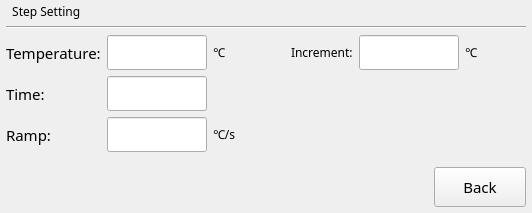
         <widget class="QWidget" name="stepEditMelt">
          <layout class="QVBoxLayout" name="verticalLayout_7">
           <property name="leftMargin">
            <number>6</number>
           </property>
           <property name="topMargin">
            <number>3</number>
           </property>
           <property name="rightMargin">
            <number>6</number>
           </property>
           <property name="bottomMargin">
            <number>6</number>
           </property>
           <item>
            <widget class="QLabel" name="labelMeltStepSettings">
             <property name="font">
              <font>
               <family>文泉驿等宽微米黑</family>
              </font>
             </property>
             <property name="text">
              <string>  Step Setting</string>
             </property>
            </widget>
           </item>
           <item>
            <widget class="Line" name="line_3">
             <property name="orientation">
              <enum>Qt::Horizontal</enum>
             </property>
            </widget>
           </item>
           <item>
            <layout class="QHBoxLayout" name="horizontalLayout_14">
             <item>
              <widget class="QWidget" name="stepMeltTemperature" native="true">
               <property name="sizePolicy">
                <sizepolicy hsizetype="Fixed" vsizetype="Preferred">
                 <horstretch>0</horstretch>
                 <verstretch>0</verstretch>
                </sizepolicy>
               </property>
               <layout class="QGridLayout" name="gridLayout_4">
                <property name="leftMargin">
                 <number>0</number>
                </property>
                <property name="topMargin">
                 <number>0</number>
                </property>
                <property name="rightMargin">
                 <number>0</number>
                </property>
                <property name="bottomMargin">
                 <number>0</number>
                </property>
                <item row="1" column="1">
                 <widget class="QLineEdit" name="lineEditMeltDuration">
                  <property name="sizePolicy">
                   <sizepolicy hsizetype="Expanding" vsizetype="Fixed">
                    <horstretch>0</horstretch>
                    <verstretch>0</verstretch>
                   </sizepolicy>
                  </property>
                  <property name="minimumSize">
                   <size>
                    <width>100</width>
                    <height>35</height>
                   </size>
                  </property>
                  <property name="maximumSize">
                   <size>
                    <width>100</width>
                    <height>16777215</height>
                   </size>
                  </property>
                  <property name="font">
                   <font>
                    <family>文泉驿等宽微米黑</family>
                   </font>
                  </property>
                  <property name="focusPolicy">
                   <enum>Qt::NoFocus</enum>
                  </property>
                  <property name="alignment">
                   <set>Qt::AlignRight|Qt::AlignTrailing|Qt::AlignVCenter</set>
                  </property>
                 </widget>
                </item>
                <item row="2" column="2">
                 <widget class="QLabel" name="labelMeltRampUnit">
                  <property name="font">
                   <font>
                    <family>文泉驿等宽微米黑</family>
                   </font>
                  </property>
                  <property name="text">
                   <string>℃/s</string>
                  </property>
                 </widget>
                </item>
                <item row="3" column="1" colspan="2">
                 <spacer name="verticalSpacer_10">
                  <property name="orientation">
                   <enum>Qt::Vertical</enum>
                  </property>
                  <property name="sizeHint" stdset="0">
                   <size>
                    <width>66</width>
                    <height>9</height>
                   </size>
                  </property>
                 </spacer>
                </item>
                <item row="0" column="0">
                 <widget class="QLabel" name="labelMeltTarget">
                  <property name="font">
                   <font>
                    <family>文泉驿等宽微米黑</family>
                    <pointsize>11</pointsize>
                    <weight>50</weight>
                    <bold>false</bold>
                   </font>
                  </property>
                  <property name="text">
                   <string>Temperature:</string>
                  </property>
                 </widget>
                </item>
                <item row="1" column="0">
                 <widget class="QLabel" name="labelMeltDuration">
                  <property name="font">
                   <font>
                    <family>文泉驿等宽微米黑</family>
                    <pointsize>11</pointsize>
                    <weight>50</weight>
                    <bold>false</bold>
                   </font>
                  </property>
                  <property name="text">
                   <string>Time:</string>
                  </property>
                 </widget>
                </item>
                <item row="0" column="1">
                 <widget class="QLineEdit" name="lineEditMeltTarget">
                  <property name="sizePolicy">
                   <sizepolicy hsizetype="Expanding" vsizetype="Fixed">
                    <horstretch>0</horstretch>
                    <verstretch>0</verstretch>
                   </sizepolicy>
                  </property>
                  <property name="minimumSize">
                   <size>
                    <width>100</width>
                    <height>35</height>
                   </size>
                  </property>
                  <property name="maximumSize">
                   <size>
                    <width>100</width>
                    <height>16777215</height>
                   </size>
                  </property>
                  <property name="font">
                   <font>
                    <family>文泉驿等宽微米黑</family>
                   </font>
                  </property>
                  <property name="focusPolicy">
                   <enum>Qt::NoFocus</enum>
                  </property>
                  <property name="alignment">
                   <set>Qt::AlignRight|Qt::AlignTrailing|Qt::AlignVCenter</set>
                  </property>
                 </widget>
                </item>
                <item row="0" column="2">
                 <widget class="QLabel" name="labelMeltTargetUnit">
                  <property name="font">
                   <font>
                    <family>文泉驿等宽微米黑</family>
                   </font>
                  </property>
                  <property name="text">
                   <string>℃</string>
                  </property>
                 </widget>
                </item>
                <item row="2" column="1">
                 <widget class="QLineEdit" name="lineEditMeltRamp">
                  <property name="sizePolicy">
                   <sizepolicy hsizetype="Expanding" vsizetype="Fixed">
                    <horstretch>0</horstretch>
                    <verstretch>0</verstretch>
                   </sizepolicy>
                  </property>
                  <property name="minimumSize">
                   <size>
                    <width>100</width>
                    <height>35</height>
                   </size>
                  </property>
                  <property name="maximumSize">
                   <size>
                    <width>100</width>
                    <height>16777215</height>
                   </size>
                  </property>
                  <property name="font">
                   <font>
                    <family>文泉驿等宽微米黑</family>
                   </font>
                  </property>
                  <property name="focusPolicy">
                   <enum>Qt::NoFocus</enum>
                  </property>
                  <property name="alignment">
                   <set>Qt::AlignRight|Qt::AlignTrailing|Qt::AlignVCenter</set>
                  </property>
                 </widget>
                </item>
                <item row="2" column="0">
                 <widget class="QLabel" name="labelMeltRamp">
                  <property name="font">
                   <font>
                    <family>文泉驿等宽微米黑</family>
                    <pointsize>11</pointsize>
                    <weight>50</weight>
                    <bold>false</bold>
                   </font>
                  </property>
                  <property name="text">
                   <string>Ramp:</string>
                  </property>
                 </widget>
                </item>
               </layout>
              </widget>
             </item>
             <item>
              <spacer name="horizontalSpacer_5">
               <property name="orientation">
                <enum>Qt::Horizontal</enum>
               </property>
               <property name="sizeHint" stdset="0">
                <size>
                 <width>40</width>
                 <height>20</height>
                </size>
               </property>
              </spacer>
             </item>
             <item>
              <widget class="QWidget" name="stepMeltAcquisition" native="true">
               <layout class="QVBoxLayout" name="verticalLayout_9">
                <property name="topMargin">
                 <number>0</number>
                </property>
                <property name="bottomMargin">
                 <number>0</number>
                </property>
                <item>
                 <layout class="QHBoxLayout" name="horizontalLayout_12">
                  <item>
                   <widget class="QLabel" name="labelMeltStep">
                    <property name="font">
                     <font>
                      <family>文泉驿等宽微米黑</family>
                     </font>
                    </property>
                    <property name="text">
                     <string>Increment:</string>
                    </property>
                   </widget>
                  </item>
                  <item>
                   <widget class="QLineEdit" name="lineEditMeltCon">
                    <property name="enabled">
                     <bool>true</bool>
                    </property>
                    <property name="minimumSize">
                     <size>
                      <width>100</width>
                      <height>35</height>
                     </size>
                    </property>
                    <property name="maximumSize">
                     <size>
                      <width>100</width>
                      <height>16777215</height>
                     </size>
                    </property>
                    <property name="font">
                     <font>
                      <family>文泉驿等宽微米黑</family>
                     </font>
                    </property>
                    <property name="focusPolicy">
                     <enum>Qt::NoFocus</enum>
                    </property>
                    <property name="text">
                     <string/>
                    </property>
                   </widget>
                  </item>
                  <item>
                   <widget class="QLabel" name="labelMeltUnit">
                    <property name="enabled">
                     <bool>true</bool>
                    </property>
                    <property name="font">
                     <font>
                      <family>文泉驿等宽微米黑</family>
                     </font>
                    </property>
                    <property name="text">
                     <string>℃</string>
                    </property>
                   </widget>
                  </item>
                 </layout>
                </item>
                <item>
                 <spacer name="verticalSpacer_11">
                  <property name="orientation">
                   <enum>Qt::Vertical</enum>
                  </property>
                  <property name="sizeHint" stdset="0">
                   <size>
                    <width>20</width>
                    <height>50</height>
                   </size>
                  </property>
                 </spacer>
                </item>
               </layout>
              </widget>
             </item>
             <item>
              <spacer name="horizontalSpacer_3">
               <property name="orientation">
                <enum>Qt::Horizontal</enum>
               </property>
               <property name="sizeHint" stdset="0">
                <size>
                 <width>40</width>
                 <height>20</height>
                </size>
               </property>
              </spacer>
             </item>
            </layout>
           </item>
           <item>
            <layout class="QHBoxLayout" name="horizontalLayout_13">
             <item>
              <spacer name="horizontalSpacer_8">
               <property name="orientation">
                <enum>Qt::Horizontal</enum>
               </property>
               <property name="sizeHint" stdset="0">
                <size>
                 <width>40</width>
                 <height>20</height>
                </size>
               </property>
              </spacer>
             </item>
             <item>
              <widget class="QToolButton" name="buttonStepEditMeltBack">
               <property name="minimumSize">
                <size>
                 <width>92</width>
                 <height>40</height>
                </size>
               </property>
               <property name="maximumSize">
                <size>
                 <width>120</width>
                 <height>40</height>
                </size>
               </property>
               <property name="font">
                <font>
                 <family>文泉驿等宽微米黑</family>
                 <pointsize>11</pointsize>
                </font>
               </property>
               <property name="text">
                <string>Back</string>
               </property>
              </widget>
             </item>
            </layout>
           </item>
          </layout>
         </widget>
